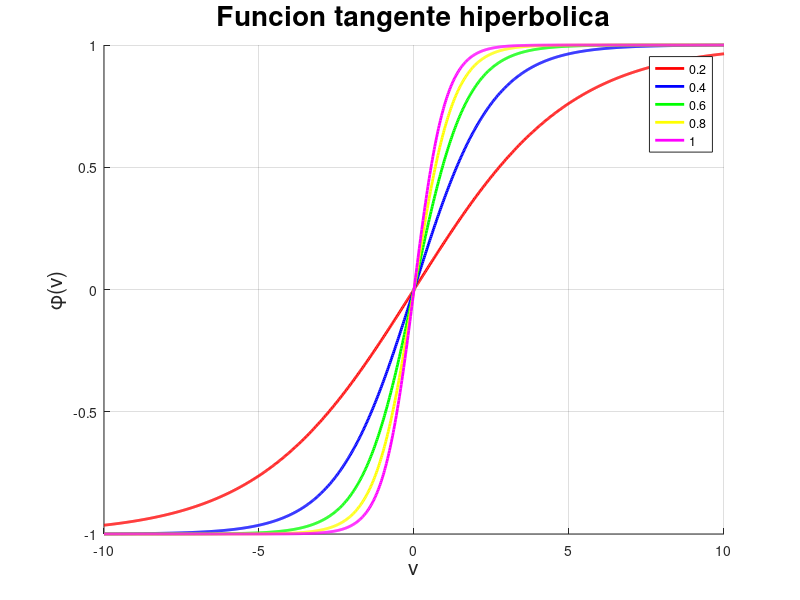

Recreate this plot in MATLAB.
% Ian Mu;oz Nu;ez - Funcion tangente hiperbolica

close all
clear
clc

n = 1000;

v = linspace(-10, 10, n);

A = 1; % Amplifica la funcion
B = 0.2; % Modifica la pendiente de la funcion
C = 0; % Desfasa la funcion

phi = zeros(5, n);
for i=1:5
    for j=1:n
        phi(i, j) = A * tanh(B*v(j) + C);
    end
    B = B + 0.2;
end

figure(1)
hold on
grid on

plot(v, phi(1, :), 'r', 'LineWidth', 2)
plot(v, phi(2, :), 'b', 'LineWidth', 2)
plot(v, phi(3, :), 'g', 'LineWidth', 2)
plot(v, phi(4, :), 'y', 'LineWidth', 2)
plot(v, phi(5, :), 'm', 'LineWidth', 2)

title("Funcion tangente hiperbolica", 'FontSize', 20)
xlabel('v', 'FontSize', 15)
ylabel('\phi(v)', 'FontSize', 15)
legend('0.2', '0.4', '0.6', '0.8', '1')

